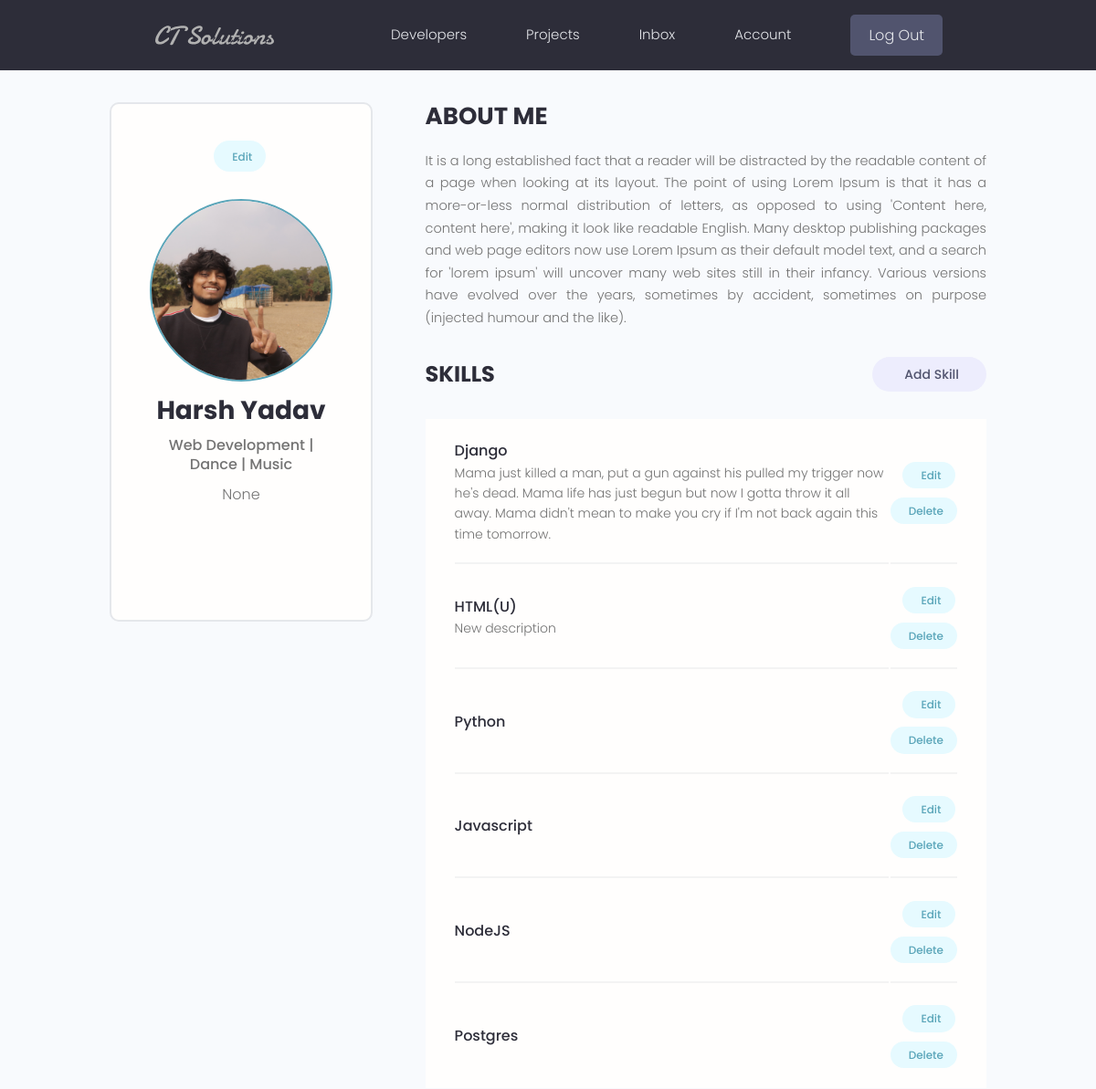
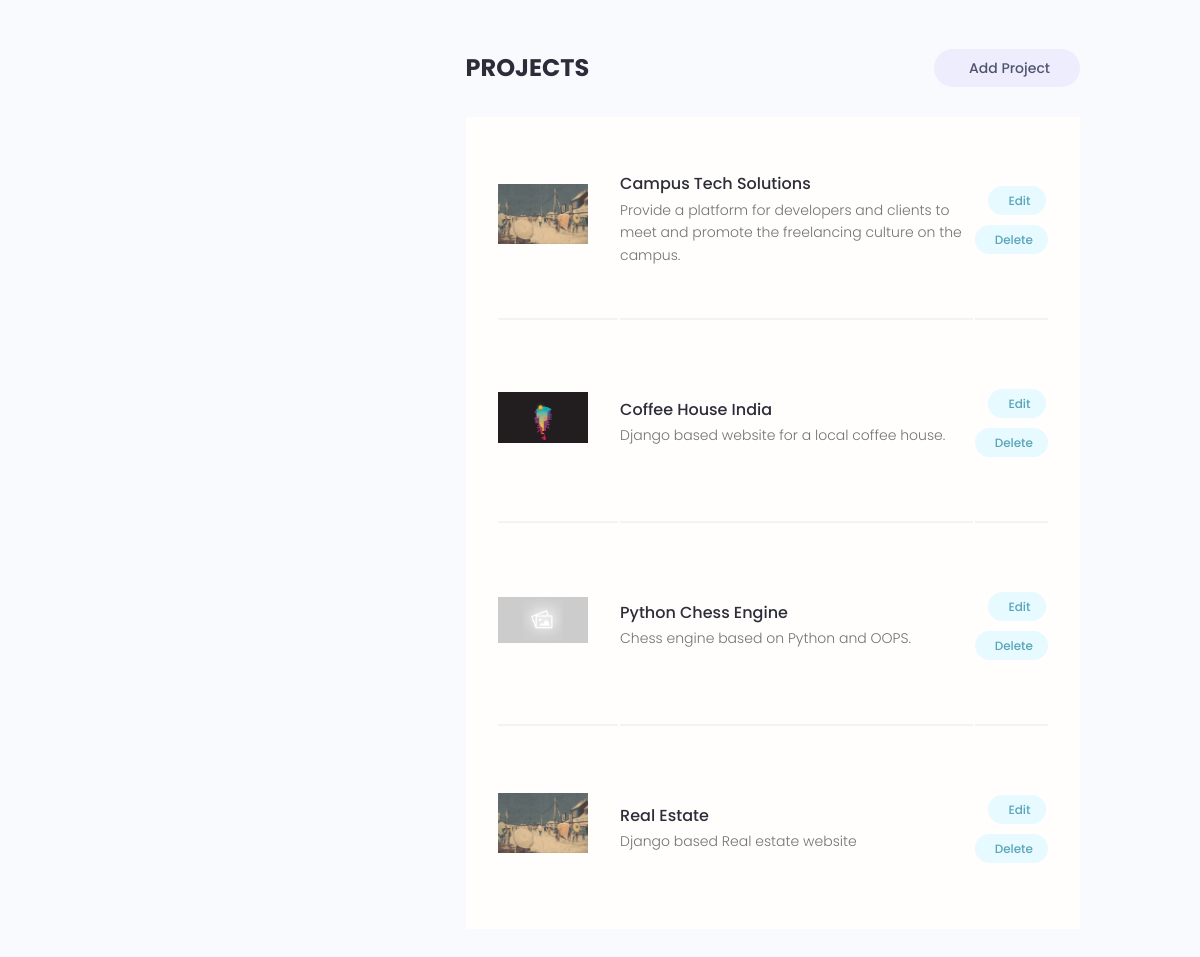
/account/ (signed in), run on the app's committed database (2 pictures, top to bottom).
### users/models.py (models this page shows, shortened)
class Profile(models.Model):
    user = models.OneToOneField(User, on_delete=models.CASCADE, null=True, blank=True)
    name = models.CharField(max_length=200, null=True, blank=True)
    email = models.EmailField(max_length=500, blank=True, null=True)
    username = models.CharField(max_length=200, null=True, blank=True)
    location = models.CharField(max_length=200, null=True, blank=True)
    short_intro = models.CharField(max_length=500, blank=True, null=True)
    bio = models.TextField(blank=True, null=True)
    profile_image = models.ImageField(null=True, blank=True, upload_to='profiles/', default='profiles/user-default.png')
    social_github = models.CharField(max_length=200, null=True, blank=True)
    social_twitter = models.CharField(max_length=200, null=True, blank=True)
    social_linkedin = models.CharField(max_length=200, null=True, blank=True)
    social_youtube = models.CharField(max_length=200, null=True, blank=True)
    social_website = models.CharField(max_length=200, null=True, blank=True)
    created = models.DateTimeField(auto_now_add=True)
    id = models.UUIDField(default = uuid.uuid4, unique = True, primary_key=True, editable=False)
    class Meta:
        ordering = ['created']

class Skill(models.Model):
    owner = models.ForeignKey(Profile, on_delete=models.CASCADE, null=True, blank=True)
    name = models.CharField(max_length=200, null=True, blank=True)
    description = models.TextField(null=True, blank=True)
    created = models.DateTimeField(auto_now_add=True)
    id = models.UUIDField(default = uuid.uuid4, unique = True, primary_key=True, editable=False)

### projects/models.py (models this page shows, shortened)
class Project(models.Model):
    owner = models.ForeignKey(Profile, on_delete=models.SET_NULL, null=True, blank=True)
    title = models.CharField(max_length=200)
    description = models.TextField(null=True, blank=True)
    feature_image = models.ImageField(
        null=True, blank=True, default='default.jpg')
    demo_link = models.CharField(max_length=1000, null=True, blank=True)
    source_link = models.CharField(max_length=1000, null=True, blank=True)
    vote_total = models.IntegerField(default=0)
    vote_ratio = models.IntegerField(default=0)
    tags = models.ManyToManyField('Tag', blank=True)
    created = models.DateTimeField(auto_now_add=True)
    id = models.UUIDField(default = uuid.uuid4, unique = True, primary_key=True, editable=False)
    class Meta:
        ordering = ['-vote_ratio', '-vote_total', 'title']

### users/views.py (the view)
# urls.py: path('account/', views.userAccount, name="account"),
@login_required(login_url='login')
def userAccount(request):
    profile = request.user.profile
    skills = profile.skill_set.all()
    projects = profile.project_set.all()
    context = {'profile':profile, 'skills':skills, 'projects':projects}
    return render(request, 'users/account.html', context)

### users/templates/users/account.html (shortened to what this page needs)
{% extends 'main.html' %}
{% load static %}
{% block content %}
  <main class="settingsPage profile my-md">
    <div class="container">
      <div class="layout">
        <div class="column column--1of3">
          <div class="card text-center">
            <div class="card__body dev">
              <a class="tag tag--pill tag--main settings__btn" href="{% url 'edit-account' %}"> Edit</a>
              <img class="avatar avatar--xl dev__avatar" src="{{profile.profile_image.url}}" />
              <h2 class="dev__name">{{profile.name}}</h2>
              <p class="dev__title">{{profile.short_intro}}</p>
              <p class="dev__location">{{profile.location}}</p>
              <ul class="dev__social">
              </ul>
            </div>
          </div>
        </div>
        <div class="column column--2of3">
          <div class="devInfo">
            <h3 class="devInfo__title">About Me</h3>
            <p class="devInfo__about">
              {{profile.bio}}
            </p>
          </div>
          <div class="settings">
            <h3 class="settings__title">Skills</h3>
            <a class="tag tag--pill tag--sub settings__btn tag--lg" href="{% url 'create-skill' %}"> Add Skill</a>
          </div>
          <table class="settings__table">
            {% for skill in skills %}
            <tr>
              <td class="settings__tableInfo">
                <h4>{{skill.name}}</h4>
                <p>
                  {{skill.description}}
                </p>
              </td>
              <td class="settings__tableActions">
                <a class="tag tag--pill tag--main settings__btn" href="{% url 'update-skill' skill.id %}"> Edit</a>
                <a class="tag tag--pill tag--main settings__btn" href="{% url 'delete-skill' skill.id %}?next=/account">
                  Delete</a>
              </td>
            </tr>
            {% endfor %}
          </table>
          <div class="settings">
            <h3 class="settings__title">Projects</h3>
            <a class="tag tag--pill tag--sub settings__btn tag--lg" href="{% url 'create-project' %}"> Add Project</a>
          </div>
          <table class="settings__table">
            {% for project in projects %}
            <tr>
              <td class="settings__thumbnail">
                <a href="{% url 'project' project.id %}"><img src="{{project.feature_image.url}}" alt="Project Thumbnail" /></a>
              </td>
              <td class="settings__tableInfo">
                <a href="{% url 'project' project.id %}">{{project.title}}</a>
                <p> {{project.description|slice:"200"}} </p>
              </td>
              <td class="settings__tableActions">
                <a class="tag tag--pill tag--main settings__btn" href="{% url 'update-project' project.id %}"> Edit</a>
                <a class="tag tag--pill tag--main settings__btn" href="{% url 'delete-project' project.id %}?next=/account">
                  Delete</a>
              </td>
            </tr>
            {% endfor %}
          </table>
        </div>
      </div>
    </div>
  </main>
{% endblock content %}

### static/styles/app.css (style rules this page uses)
:root { --color-sub: #2d2d39; }
.card { border: 2px solid var(--color-light); }
img { width: 100%; }
.profile .card > .dev { padding: 4rem; }
.dev__avatar { display: block; margin: auto; }
.dev__name { color: var(--color-sub); font-size: 2.8rem; font-weight: 700; margin-top: 1rem; margin-bottom: 0.5rem; }
.dev__title { font-size: 1.6rem; font-weight: 500; line-height: 1.3; }
.dev__location { margin-top: 1rem; }
.dev__social { margin: 3rem 0; list-style: none; display: flex; justify-content: center; gap: 1.5rem; }
.devInfo { margin-bottom: 3rem; }
.devInfo__title, .devInfo__subtitle { font-size: 2.6rem; color: var(--color-sub); text-transform: uppercase; font-weight: 700; margin-bottom: 1.5rem; }
.devInfo__about, .devSkill__info { font-size: 1.45rem; line-height: 1.7; text-align: justify; }
.settingsPage .dev > .settings__btn { display: inline-block; margin-bottom: 3rem; }
.settings { display: flex; justify-content: space-between; align-items: center; }
.settings__title { font-size: 2.4rem; text-transform: uppercase; font-weight: 700; color: var(--color-sub); }
.settings__table { margin-top: 3rem; margin-bottom: 5rem; padding: 0 3rem; background: var(--color-white); }
.settings__table tr { width: 100%; }
.settings__table tr > td { padding: 2rem 0; }
.settings__table tr:not(:last-child) td { border-bottom: 2px solid var(--color-white-light); }
.settings__thumbnail { width: 23%; min-width: 10rem; }
.settings__thumbnail img { padding-right: 3rem; height: 15rem; object-fit: contain; }
.settings__tableInfo { width: 100%; }
.settings__tableInfo h4, .settings__tableInfo a { padding-right: 1rem; width: auto; font-size: 1.6rem; font-weight: 500; color: var(--color-sub); }
.settings__tableInfo p { font-size: 1.4rem; }
.settings__tableActions { text-align: right; }

### static/uikit/styles/modules/_variables.css (style rules this page uses)
:root { --color-main: #5aa5b9; --color-main-light: #e6faff; --color-sub: #3f4156; --color-sub-light: #51546e; --color-sub-lighter: #ededfd; --color-text: #737373; --color-gray: #8b8b8b; --color-light: #e5e7eb; --color-light-gray: #767676; --color-bg: #f8fafd; --color-white: #fffefd; --color-white-light: #f3f3f3; --color-success: #359e64; --color-success-bg: #def8e8; --color-error: #fc4b0b; --color-error-bg: #fff2ee; --font-base: 'Poppins', arial, helvetica, 'Segoe UI', roboto, ubuntu, sans-serif; --font-monospace: 'Fira Code', 'Courier New', courier, monospace; --font-regular: 300; --font-medium: 500; --font-bold: 700; --generic-shadow: 1px 1px 5px #00000010; --generic-transition: all 0.3s ease-in-out; }

### static/uikit/styles/modules/_base.css (style rules this page uses)
* { margin: 0; padding: 0; box-sizing: border-box; text-rendering: optimizeLegibility; color: inherit; font-size: inherit; }
html { font-size: 50%; }
@media only screen and (min-width: 480px) { html { font-size: 56.25%; } }
@media only screen and (min-width: 1200px) { html { font-size: 62.5%; } }
body { line-height: 1.6; font-weight: 400; font-size: 1.5rem; color: var(--color-text); background-color: var(--color-bg); min-height: 100vh; }

### static/uikit/styles/modules/_typography.css (style rules this page uses)
* { font-family: var(--font-base); }
h2 { font-size: 3.6rem; font-weight: var(--font-bold); }
h3 { font-size: 3.2rem; font-weight: var(--font-medium); }
h4 { font-size: 2.8rem; font-weight: var(--font-medium); }
p, span, strong { font-size: 1.6rem; color: var(--color-text); font-weight: var(--font-regular); }
a { padding-bottom: 2px; text-decoration: none; display: inline-block; color: var(--color-main); font-weight: var(--font-medium); }

### static/uikit/styles/modules/_utilities.css (style rules this page uses)
.container { width: 92%; max-width: 165rem; margin: 0 auto; box-sizing: border-box; }
@media screen and (min-width: 1000px) { .container { width: 90%; } }
@media screen and (min-width: 1200px) { .container { width: 80%; } }
.text-center { text-align: center; }
.my-md { margin: 3rem auto; }

### static/uikit/styles/modules/_avatar.css (style rules this page uses)
.avatar { border-radius: 50%; border: 2px solid var(--color-main); object-fit: cover; }
.avatar--xl { height: 20rem; width: 20rem; }

### static/uikit/styles/modules/_card.css (style rules this page uses)
.card { border-radius: 1rem; background-color: var(--color-white); border: 1.5px solid var(--color-light); width: auto; height: auto; margin-top: 0.5rem; margin-bottom: 0.5rem; overflow: hidden; }
.card__body, .card__header { padding: 2rem 2.5rem; }

### static/uikit/styles/modules/_layout.css (style rules this page uses)
.layout { display: flex; flex-flow: row wrap; justify-content: space-between; }
.layout > .column { margin-bottom: 3rem; }
.layout > .column.column--1of3 { flex-basis: 30%; }
.layout > .column.column--2of3 { flex-basis: 64%; }

### data on the page
Profile: profile_image (picture), name "Harsh Yadav", short_intro "Web Development | Dance | Music", location "None", bio "It is a long established fact that a reader will be distracted by the readable content of a page when looking at its layout. The point of using Lorem Ipsum is that it has a more-or-less normal distribution of letters, as opposed to using 'Content here, content here', making it look like readable English. Many desktop publishing packages and web page editors now use Lorem Ipsum as their default model text, and a search for 'lorem ipsum' will uncover many web sites still in their infancy. Various versions have evolved over the years, sometimes by accident, sometimes on purpose (injected humour and the like)."
Skill: name "Django", description "Mama just killed a man, put a gun against his pulled my trigger now he's dead. Mama life has just begun but now I gotta throw it all away. Mama didn't mean to make you cry if I'm not back again this time tomorrow."
Skill: name "HTML(U)", description "New description"
Skill: name "Python"
Skill: name "Javascript"
Skill: name "NodeJS"
Skill: name "Postgres"
Project: feature_image (picture), title "Campus Tech Solutions", description "Provide a platform for developers and clients to meet and promote the freelancing culture on the campus."
Project: feature_image (picture), title "Coffee House India", description "Django based website for a local coffee house."
Project: feature_image (placeholder picture), title "Python Chess Engine", description "Chess engine based on Python and OOPS."
Project: feature_image (picture), title "Real Estate", description "Django based Real estate website"
